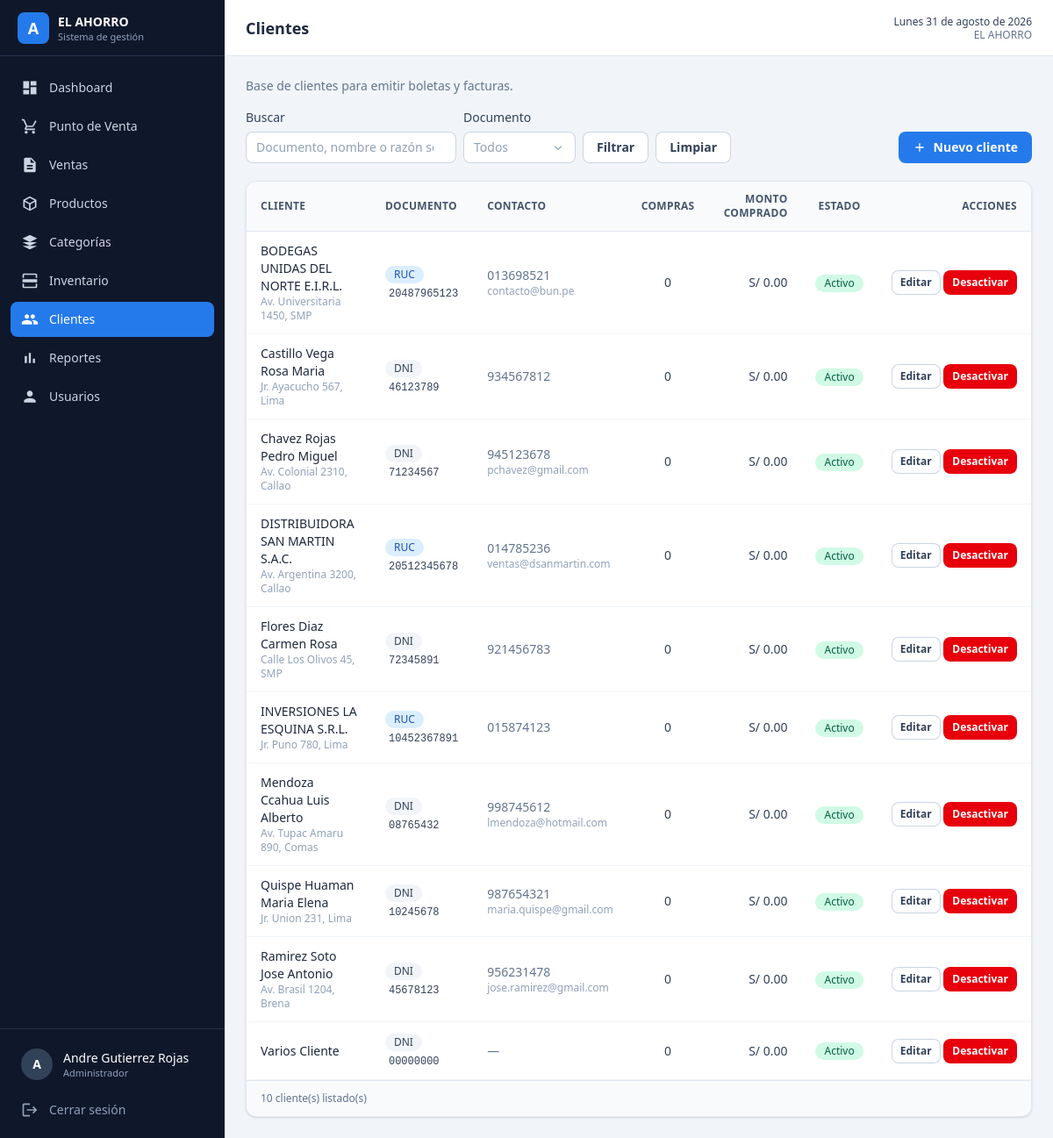
Screenshot of /pages/clientes.php (signed in) with the database file from the repository.
### tables this page shows
CREATE TABLE clientes (
    id_cliente       INT AUTO_INCREMENT PRIMARY KEY,
    tipo_documento   ENUM('DNI','RUC') NOT NULL DEFAULT 'DNI',
    numero_documento VARCHAR(11)   NOT NULL,
    nombres          VARCHAR(100)  NULL,
    apellidos        VARCHAR(100)  NULL,
    razon_social     VARCHAR(150)  NULL,
    telefono         VARCHAR(20)   NULL,
    email            VARCHAR(100)  NULL,
    direccion        VARCHAR(200)  NULL,
    estado           TINYINT(1)    NOT NULL DEFAULT 1,
    created_at       TIMESTAMP     NOT NULL DEFAULT CURRENT_TIMESTAMP,
    updated_at       TIMESTAMP     NULL DEFAULT NULL ON UPDATE CURRENT_TIMESTAMP,
    CONSTRAINT uq_clientes_documento UNIQUE (numero_documento),
    INDEX idx_clientes_nombres (apellidos, nombres)
);

### config.php (called while the page is built, shortened)
<?php
function e($valor)
{
    return htmlspecialchars((string) $valor, ENT_QUOTES, 'UTF-8');
}
function money($monto)
{
    return 'S/ ' . number_format((float) $monto, 2, '.', ',');
}

### database/Conexion.php (called while the page is built)
<?php
class Conexion
{
    private static $instancia = null;
    public static function conectar()
    {
        if (self::$instancia !== null) {
            return self::$instancia;
        }
        try {
            $host = $_ENV['DB_HOST'] ?? (getenv('DB_HOST') ?: 'localhost');
            $db   = $_ENV['DB_NAME'] ?? (getenv('DB_NAME') ?: 'minimarket');
            $user = $_ENV['DB_USER'] ?? (getenv('DB_USER') ?: 'root');
            $pass = $_ENV['DB_PASS'] ?? (getenv('DB_PASS') ?: '');
            $conexion = new PDO(
                'mysql:host=' . $host . ';dbname=' . $db . ';charset=utf8mb4',
                $user,
                $pass,
                [
                    PDO::ATTR_ERRMODE            => PDO::ERRMODE_EXCEPTION,
                    PDO::ATTR_DEFAULT_FETCH_MODE => PDO::FETCH_ASSOC,
                    PDO::ATTR_EMULATE_PREPARES   => false,
                ]
            );
            self::$instancia = $conexion;
            return $conexion;
        } catch (PDOException $e) {
            die('Error de conexión a la base de datos: ' . $e->getMessage());
        }
    }
}

### controllers/ClienteController.php (called while the page is built, shortened)
<?php
require_once __DIR__ . '/../models/Cliente.php';
class ClienteController
{
    private $modelo;
    public function __construct()
    {
        $this->modelo = new Cliente();
    }
    public function listar($filtros = [])
    {
        return $this->modelo->listar($filtros);
    }
}

### models/Cliente.php (called while the page is built, shortened)
<?php
require_once __DIR__ . '/../database/Conexion.php';
class Cliente
{
    private $conexion;
    public function __construct()
    {
        $this->conexion = Conexion::conectar();
    }
    private function expresionNombre($alias = 'c')
    {
        return "TRIM(COALESCE({$alias}.razon_social,
                CONCAT(COALESCE({$alias}.apellidos, ''), ' ',
                       COALESCE({$alias}.nombres, ''))))";
    }
    public function listar($filtros = [])
    {
        $nombre = $this->expresionNombre();
        $sql = "
            SELECT
                c.*,
                {$nombre} AS nombre_completo,
                COUNT(v.id_venta) AS total_compras,
                COALESCE(SUM(CASE WHEN v.estado = 'EMITIDA' THEN v.total ELSE 0 END), 0) AS monto_comprado
            FROM clientes c
            LEFT JOIN ventas v ON v.id_cliente = c.id_cliente
            WHERE 1 = 1
        ";
        $parametros = [];
        $sql .= " GROUP BY c.id_cliente ORDER BY {$nombre} ASC";
        $stmt = $this->conexion->prepare($sql);
        $stmt->execute($parametros);
        return $stmt->fetchAll();
    }
}

### middleware/Auth.php (called while the page is built, shortened)
<?php
class Auth
{
    public static function rol()
    {
        return $_SESSION['usuario']['rol'] ?? null;
    }
    public static function esAdministrador()
    {
        return in_array(self::rol(), ['Administrador', 'SuperAdministrador'], true);
    }
}

### pages/clientes.php (the view, shortened to what this page needs)
<?php
require_once __DIR__ . '/../config.php';
require_once __DIR__ . '/../middleware/Auth.php';
require_once __DIR__ . '/../controllers/ClienteController.php';
$controlador = new ClienteController();
$filtros = [
    'busqueda'       => trim($_GET['q'] ?? ''),
    'tipo_documento' => $_GET['tipo'] ?? '',
];
$clientes = $controlador->listar($filtros);
require __DIR__ . '/../components/layout_inicio.php';
?>
<p class="mb-4 text-sm text-slate-500">Base de clientes para emitir boletas y facturas.</p>
<div class="mb-5 flex flex-wrap items-end justify-between gap-3">
    <form method="GET" action="<?= BASE_URL ?>clientes" class="flex flex-wrap items-end gap-2">
        <div>
            <label for="q" class="etiqueta">Buscar</label>
            <input type="search" id="q" name="q" value="<?= e($filtros['busqueda']) ?>"
                class="campo w-60" placeholder="Documento, nombre o razón social">
        </div>
        <div>
            <label for="tipo" class="etiqueta">Documento</label>
        </div>
        <button type="submit" class="btn-secundario">Filtrar</button>
        <a href="<?= BASE_URL ?>clientes" class="btn-secundario">Limpiar</a>
    </form>
    <button type="button" class="btn-primario" onclick="abrirModal()">
        <svg class="h-4 w-4" viewBox="0 0 24 24" fill="currentColor">
            <path d="M19 13h-6v6h-2v-6H5v-2h6V5h2v6h6v2z" />
        </svg>
        Nuevo cliente
    </button>
</div>
<div class="tarjeta overflow-hidden">
    <div class="overflow-x-auto">
        <table class="tabla">
            <thead>
                <tr>
                    <th>Cliente</th>
                    <th>Documento</th>
                    <th>Contacto</th>
                    <th class="text-center">Compras</th>
                    <th class="text-right">Monto comprado</th>
                    <th class="text-center">Estado</th>
                    <th class="text-right">Acciones</th>
                </tr>
            </thead>
            <tbody>
                <?php foreach ($clientes as $cliente): ?>
                    <tr>
                        <td>
                            <p class="font-medium text-slate-800"><?= e($cliente['nombre_completo']) ?></p>
                            <?php if (!empty($cliente['direccion'])): ?>
                                <p class="text-xs text-slate-400"><?= e($cliente['direccion']) ?></p>
                            <?php endif; ?>
                        </td>
                        <td>
                            <span class="<?= $cliente['tipo_documento'] === 'RUC' ? 'badge-azul' : 'badge-gris' ?>">
                                <?= e($cliente['tipo_documento']) ?>
                            </span>
                            <span class="ml-1 font-mono text-xs"><?= e($cliente['numero_documento']) ?></span>
                        </td>
                        <td class="text-slate-500">
                            <?= e($cliente['telefono'] ?: '—') ?>
                            <?php if (!empty($cliente['email'])): ?>
                                <p class="text-xs text-slate-400"><?= e($cliente['email']) ?></p>
                            <?php endif; ?>
                        </td>
                        <td class="text-center"><?= (int) $cliente['total_compras'] ?></td>
                        <td class="text-right font-medium"><?= money($cliente['monto_comprado']) ?></td>
                        <td class="text-center">
                            <?php if ((int) $cliente['estado'] === 1): ?>
                                <span class="badge-verde">Activo</span>
                            <?php else: ?>
                                <span class="badge-gris">Inactivo</span>
                            <?php endif; ?>
                        </td>
                        <td class="text-right whitespace-nowrap">
                            <button type="button" class="btn-secundario btn-sm"
                                onclick='editar(<?= json_encode($cliente, JSON_HEX_APOS | JSON_HEX_QUOT) ?>)'>
                                Editar
                            </button>
                            <?php if (Auth::esAdministrador()): ?>
                                <form method="POST" action="<?= BASE_URL ?>clientes" class="inline">
                                    <button type="submit"
                                        class="<?= (int) $cliente['estado'] === 1 ? 'btn-peligro' : 'btn-exito' ?> btn-sm">
                                        <?= (int) $cliente['estado'] === 1 ? 'Desactivar' : 'Activar' ?>
                                    </button>
                                </form>
                            <?php endif; ?>
                        </td>
                    </tr>
                <?php endforeach; ?>
            </tbody>
        </table>
    </div>
    <div class="border-t border-slate-200 bg-slate-50 px-4 py-3 text-xs text-slate-500">
        <?= count($clientes) ?> cliente(s) listado(s)
    </div>
</div>
<?php require __DIR__ . '/../components/layout_fin.php'; ?>

### rows the page displays
clientes: nombre_completo "BODEGAS UNIDAS DEL NORTE E.I.R.L.", direccion "Av. Universitaria 1450, SMP", tipo_documento "RUC", numero_documento "20487965123", telefono "013698521", email "contacto@bun.pe", total_compras "0", monto_comprado "S/ 0.00", estado "Activo"
clientes: nombre_completo "Castillo Vega Rosa Maria", direccion "Jr. Ayacucho 567, Lima", tipo_documento "DNI", numero_documento "46123789", telefono "934567812", total_compras "0", monto_comprado "S/ 0.00", estado "Activo"
clientes: nombre_completo "Chavez Rojas Pedro Miguel", direccion "Av. Colonial 2310, Callao", tipo_documento "DNI", numero_documento "71234567", telefono "945123678", email "pchavez@gmail.com", total_compras "0", monto_comprado "S/ 0.00", estado "Activo"
clientes: nombre_completo "DISTRIBUIDORA SAN MARTIN S.A.C.", direccion "Av. Argentina 3200, Callao", tipo_documento "RUC", numero_documento "20512345678", telefono "014785236", email "ventas@dsanmartin.com", total_compras "0", monto_comprado "S/ 0.00", estado "Activo"
clientes: nombre_completo "Flores Diaz Carmen Rosa", direccion "Calle Los Olivos 45, SMP", tipo_documento "DNI", numero_documento "72345891", telefono "921456783", total_compras "0", monto_comprado "S/ 0.00", estado "Activo"
clientes: nombre_completo "INVERSIONES LA ESQUINA S.R.L.", direccion "Jr. Puno 780, Lima", tipo_documento "RUC", numero_documento "10452367891", telefono "015874123", total_compras "0", monto_comprado "S/ 0.00", estado "Activo"
clientes: nombre_completo "Mendoza Ccahua Luis Alberto", direccion "Av. Tupac Amaru 890, Comas", tipo_documento "DNI", numero_documento "08765432", telefono "998745612", email "lmendoza@hotmail.com", total_compras "0", monto_comprado "S/ 0.00", estado "Activo"
clientes: nombre_completo "Quispe Huaman Maria Elena", direccion "Jr. Union 231, Lima", tipo_documento "DNI", numero_documento "10245678", telefono "987654321", email "maria.quispe@gmail.com", total_compras "0", monto_comprado "S/ 0.00", estado "Activo"
clientes: nombre_completo "Ramirez Soto Jose Antonio", direccion "Av. Brasil 1204, Brena", tipo_documento "DNI", numero_documento "45678123", telefono "956231478", email "jose.ramirez@gmail.com", total_compras "0", monto_comprado "S/ 0.00", estado "Activo"
clientes: nombre_completo "Varios Cliente", tipo_documento "DNI", numero_documento "00000000", telefono "—", total_compras "0", monto_comprado "S/ 0.00", estado "Activo"

### other values shown
$__nombreComercial "EL AHORRO"
$item['texto'] "Dashboard"
$item['texto'] "Punto de Venta"
$item['texto'] "Ventas"
$item['texto'] "Productos"
$item['texto'] "Categorías"
$item['texto'] "Inventario"
$item['texto'] "Clientes"
$item['texto'] "Reportes"
$item['texto'] "Usuarios"
mb_strtoupper(mb_substr(Auth::nombre(), 0, 1)) "A"
Auth::nombre() "Andre Gutierrez Rojas"
$__rolActual "Administrador"
$titulo "Clientes"
strftime_es() "Lunes 31 de agosto de 2026"
